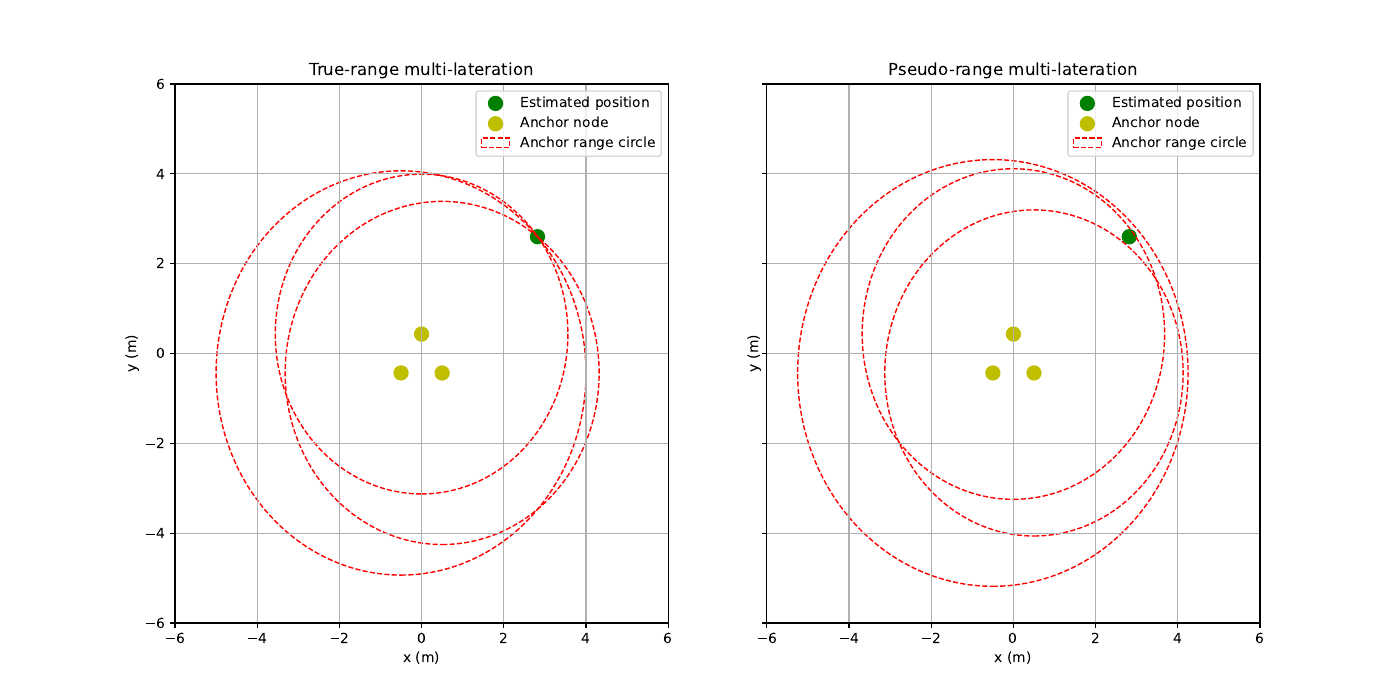

Write Python code to recreate this figure.
import numpy as np
from matplotlib import pyplot as plt

from src.location.multi_lateration_non_linear_least_square_sum import Anchor

anchors = [
    Anchor(location=np.array([-0.5,-0.433]), distance=4.5, variance=1),
    Anchor(location=np.array([0.5,-0.433]), distance=3.82, variance=1),
    Anchor(location=np.array([0,0.433]), distance=3.56, variance=1),
]

position = np.array([2.82,2.6])


fig, axs = plt.subplots(1, 2, figsize=(14, 7), sharey=True)


axs[0].set_xlim(-6, 6)
axs[0].set_ylim(-6, 6)
axs[0].scatter(position[0], position[1], s=100, marker='o', color='g')
for anchor in anchors:
    axs[0].scatter(anchor.location[0], anchor.location[1], s=100, marker='o', color='y')
    axs[0].add_artist(
        plt.Circle(
            (anchor.location[0], anchor.location[1]),
            anchor.distance,
            color='r',
            fill=False,
            linestyle='--'
        )
    )


anchors = [
    Anchor(location=np.array([-0.5,-0.433]), distance=4.75, variance=1),
    Anchor(location=np.array([0.5,-0.433]), distance=3.63, variance=1),
    Anchor(location=np.array([0,0.433]), distance=3.68, variance=1),
]

position = np.array([2.82,2.6])


axs[1].set_xlim(-6, 6)
axs[1].set_ylim(-6, 6)
axs[1].scatter(position[0], position[1], s=100, marker='o', color='g')
for anchor in anchors:
    axs[1].scatter(anchor.location[0], anchor.location[1], s=100, marker='o', color='y')
    axs[1].add_artist(
        plt.Circle(
            (anchor.location[0], anchor.location[1]),
            anchor.distance,
            color='r',
            fill=False,
            linestyle='--'
        )
    )


# add legend
axs[0].legend(["Estimated position", "Anchor node", "Anchor range circle"], loc='upper right')
axs[1].legend(["Estimated position", "Anchor node", "Anchor range circle"], loc='upper right')

# add title
axs[0].set_title("True-range multi-lateration")
axs[1].set_title("Pseudo-range multi-lateration")

# add grid
axs[0].grid(True)
axs[1].grid(True)

# axis labels
axs[0].set_xlabel("x (m)")
axs[0].set_ylabel("y (m)")
axs[1].set_xlabel("x (m)")
axs[1].set_ylabel("y (m)")

# save as svg
plt.savefig("pseudo_multilateration.pdf")